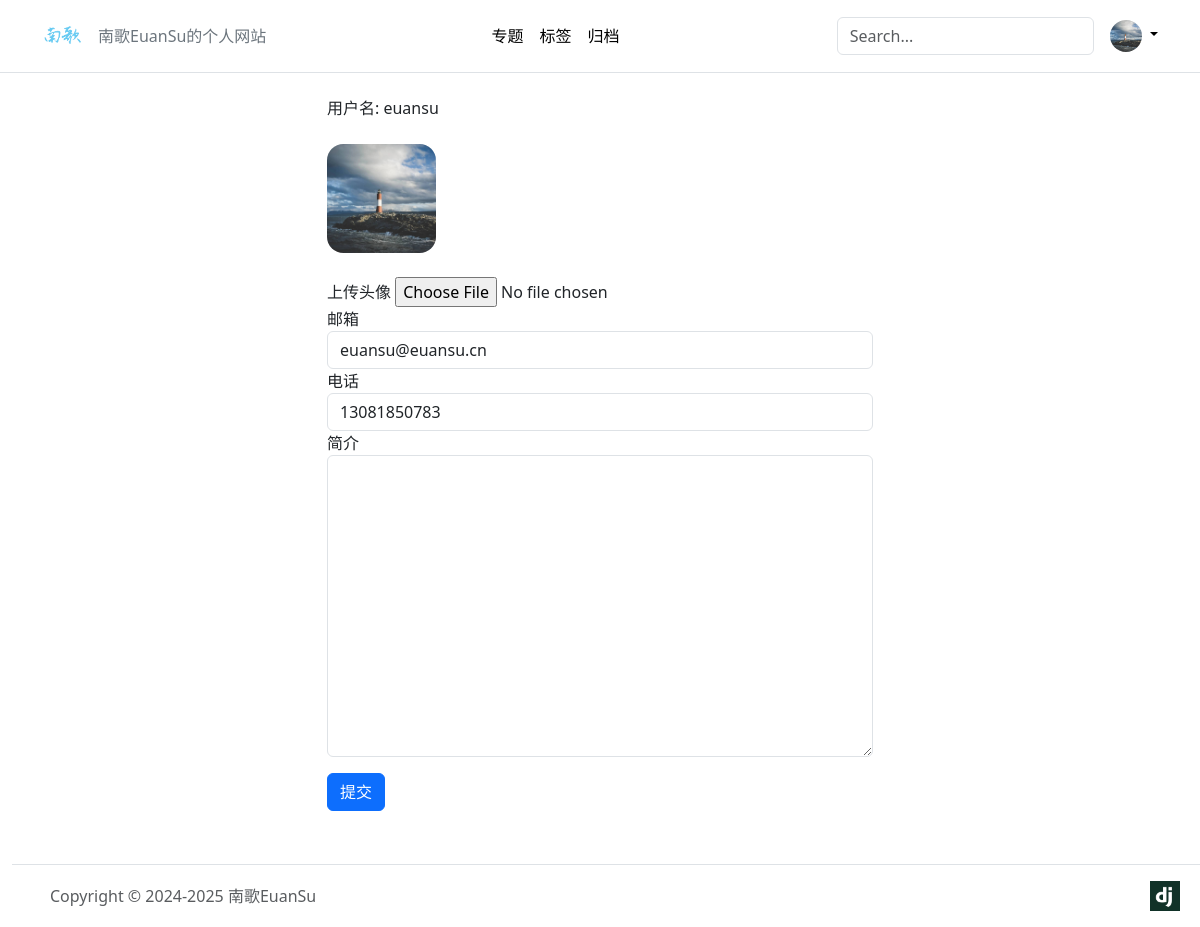
The app's page /userprofile/edit/2/ (signed in) with its own data.
### apps/userprofile/models.py (models this page shows)
class UserInfo(AbstractUser):
    phone = models.CharField(max_length=20, blank=True)
    avatar = models.ImageField(upload_to='avatar/', blank=True)
    bio = models.TextField(max_length=500, blank=True)

### apps/userprofile/views.py (the view)
# urls.py: path('edit/<int:id>/', views.user_edit, name='edit'),
@login_required(login_url='/userprofile/login/')
def user_edit(request, id):
    user = UserInfo.objects.get(id=id)
    if request.method == 'POST':
        if request.user != user:
            return HttpResponse("你没有权限修改此用户信息。")
        user_obj_form = UserEditForm(data=request.POST)
        if user_obj_form.is_valid():
            user_obj_dic = user_obj_form.cleaned_data
            user.email = user_obj_dic['email']
            user.phone = user_obj_dic['phone']
            user.bio = user_obj_dic['bio']
            if 'avatar' in request.FILES:
                user.avatar = request.FILES['avatar']
            user.save()
            return redirect("userprofile:detail", id=id)
        else:
            user_obj_form = UserEditForm()
            context = { 'userform': user_obj_form, 'user': user, 'msg':"用户表单填写有误，请重新输出~" }
            return render(request, 'userprofile/edit.html', context)
    elif request.method == 'GET':
        user_obj_form = UserEditForm()
        context = { 'userform': user_obj_form, 'user': user }
        return render(request, 'userprofile/edit.html', context)
    else:
        return HttpResponse("请使用GET或POST请求数据")

### apps/userprofile/forms.py
class UserEditForm(forms.ModelForm):
    class Meta:
        model = UserInfo
        fields = ('phone', 'avatar', 'bio', 'email')

### DjangoBlog/context_processors.py (called while the page is built)
def site_settings(request):
    return {
        'SITE_NAME': settings.SITE_NAME,
    }

### templates/userprofile/edit.html (shortened to what this page needs)
{% extends "base.html" %} {% load static %}
{% block content %}
<div class="container">
    <div class="row justify-content-center">
        <div class="col-6">
            <br>
            <div class="col-12">用户名: {{ user.username }}</div>
            <br>
            {% if user.avatar %}
            <img src="{{ user.avatar.url }}" style="max-width: 20%; border-radius: 15%;" class="col-md-4">
            <br>
            {% else %}
            <h5 class="col-6">暂无头像</h5>
            {% endif %}
            <br>
            <form method="post" action="."  enctype="multipart/form-data">
                <div class="form-group">
                    <label for="avatar">上传头像</label>
                    <input type="file" class="form-control-file" name="avatar" id="avatar">
                </div>
                <div class="form-group col-12">
                    <label for="email">邮箱</label>
                    <input type="text" class="form-control" id="email" name="email" value="{{ user.email }}">
                </div>
                <div class="form-group col-12">
                    <label for="phone">电话</label>
                    <input type="text" class="form-control" id="phone" name="phone" value="{{ user.phone }}">
                </div>
                <div class="form-group col-12">
                    <label for="bio">简介</label>
                    <textarea type="text" class="form-control" id="bio" name="bio" rows="12">{{ user.bio }}</textarea>
                </div>
                <button type="submit" class="btn btn-primary my-3">提交</button>
            </form>
        </div>
    </div>
</div>
{% endblock content %}

### templates/header.html (shortened to what this page needs)
{% load static %}
<header class="p-3 mb-3 border-bottom header-fixed">
  <div class="container">
    <div class="d-flex flex-wrap align-items-center justify-content-center justify-content-lg-start">
      <a href="/"
        class="d-flex align-items-center mb-2 mb-lg-0 link-body-emphasis text-decoration-none">
        <img src="{% static 'images/logo.png' %}" width="40" height="40" alt="Logo" class="bi me-2">
      </a>
      <ul class="nav col-12 col-lg-auto me-lg-auto mb-2 justify-content-center mb-md-0">
        <li><a href="/" class="nav-link px-2 link-secondary">{{ SITE_NAME }}</a></li>
      </ul>
      <ul class="nav col-12 col-lg-auto me-lg-auto mb-2 justify-content-center mb-md-0">
        <li><a href="/article/category/" class="nav-link px-2 link-body-emphasis">专题</a></li>
        <li><a href="#" class="nav-link px-2 link-body-emphasis">标签</a></li>
        <li><a href="#" class="nav-link px-2 link-body-emphasis">归档</a></li>
      </ul>
      <form class="col-12 col-lg-auto mb-3 mb-lg-0 me-lg-3" role="search">
        <input type="search" class="form-control"
          placeholder="Search..." aria-label="Search">
      </form>
      {% if user.is_authenticated %}
      <div class="dropdown text-end"> <a href="#"
        class="d-block link-body-emphasis text-decoration-none dropdown-toggle" data-bs-toggle="dropdown"
        aria-expanded="false">
        {% if user.avatar %}
          <img src="{{ user.avatar.url }}" alt="{{ user.username }}" width="32" height="32" class="rounded-circle">
        {% else %}
          <img src="https://github.com/mdo.png" alt="mdo" width="32" height="32" class="rounded-circle">
        {% endif %}
        </a>
      </div>
      {% endif %}
    </div>
  </div>
</header>

### static/css/custom.css (style rules this page uses)
body { padding-top: 72px; }
.header-fixed { position: fixed; top: 0; left: 0; right: 0; width: 100%; z-index: 1030; background-color: white; }

### templates/footer.html (style rules this page uses)
body { margin-bottom: 100px; }

### records on screen
UserInfo: avatar (picture), username "euansu", email "euansu@euansu.cn", phone "13081850783"

### other values on screen
{{ SITE_NAME }} "南歌EuanSu的个人网站"
